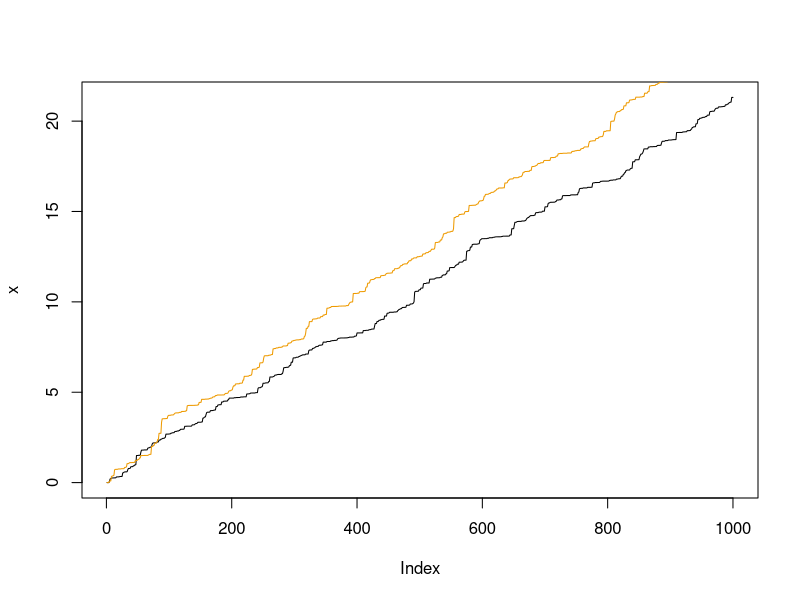

Write the R code that produced this figure.

nbr_pts = 1000
L = nbr_pts
forme = 16
taux = 8
T = 10
N=1000
t = seq(0,T,length.out = nbr_pts)
U <- runif(L)
simulate = function() {
  x = numeric(nbr_pts)
  x[1] = 0
  delta_x <- qgamma(U, shape=forme*T/nbr_pts, rate=taux)
  for (i in 2:nbr_pts){
    x[i] = delta_x[i] + x[i - 1]
  }
  return(x)
}
x = simulate()
delta_x = x[2:L]-x[1:L-1]
plot(x,type='l')
forme_est = x[L]^2/(0.01*(L*sum(delta_x^2)-x[L]^2))
taux_est = (x[L]*L)/(L*sum(delta_x^2)-x[L]^2)
delta_nouveau = qgamma(runif(L),shape = forme_est*T/nbr_pts, rate = taux_est)
y = numeric(nbr_pts)
y[1] = 0
for (j in 2:nbr_pts){
  y[j]= delta_nouveau[j]+y[j-1]
}
lines(y,type='l',col = "orange2")
a <- function(b){
  return (nbr_pts*log(b)+sum(log(delta_x))+L^2/(b*x[L]))
}
fct = sapply(t[1:L],a)

